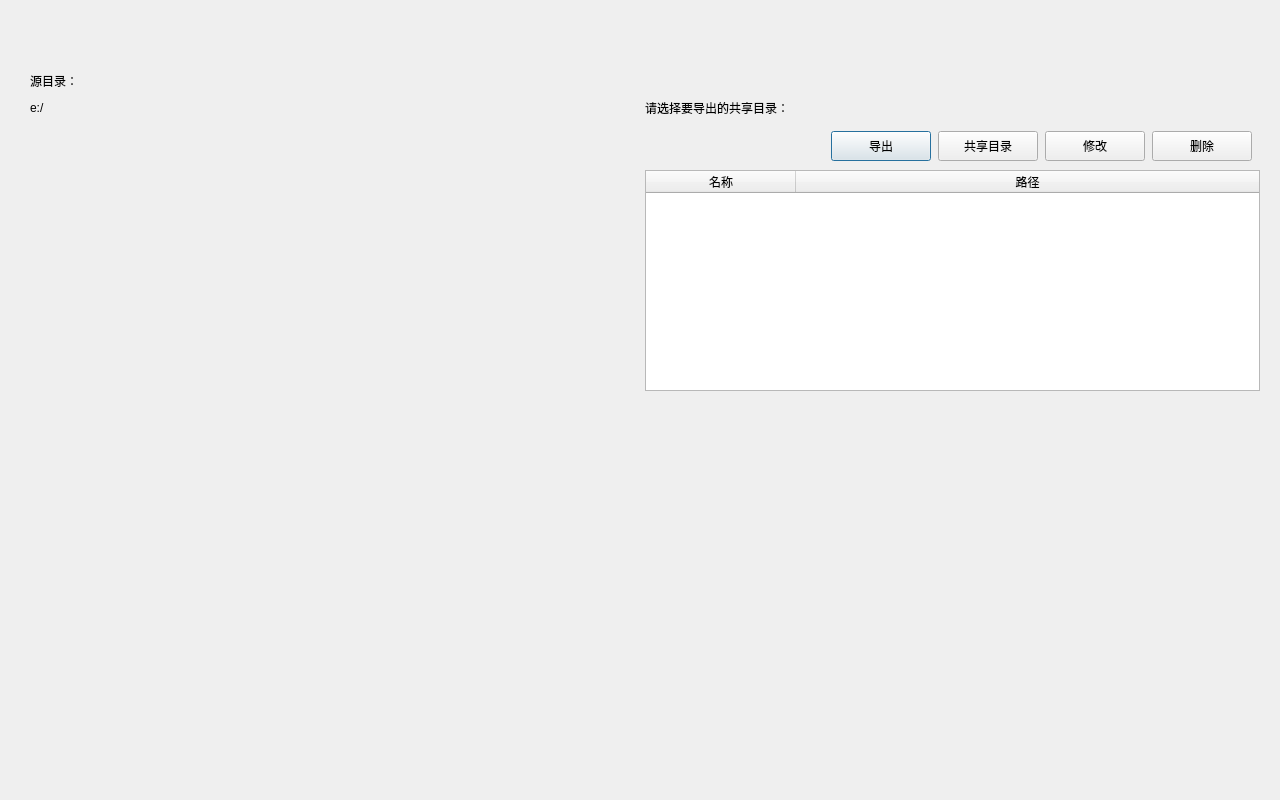
<?xml version="1.0" encoding="UTF-8"?>
<ui version="4.0">
 <class>ShareDlg</class>
 <widget class="QDialog" name="ShareDlg">
  <property name="geometry">
   <rect>
    <x>0</x>
    <y>0</y>
    <width>1280</width>
    <height>800</height>
   </rect>
  </property>
  <property name="windowTitle">
   <string>Dialog</string>
  </property>
  <widget class="QLabel" name="label">
   <property name="geometry">
    <rect>
     <x>645</x>
     <y>95</y>
     <width>311</width>
     <height>25</height>
    </rect>
   </property>
   <property name="text">
    <string>请选择要导出的共享目录：</string>
   </property>
  </widget>
  <widget class="QTableWidget" name="sharePath_tableWidget">
   <property name="geometry">
    <rect>
     <x>645</x>
     <y>170</y>
     <width>615</width>
     <height>221</height>
    </rect>
   </property>
   <property name="editTriggers">
    <set>QAbstractItemView::NoEditTriggers</set>
   </property>
   <property name="showGrid">
    <bool>false</bool>
   </property>
   <attribute name="horizontalHeaderDefaultSectionSize">
    <number>150</number>
   </attribute>
   <attribute name="horizontalHeaderStretchLastSection">
    <bool>true</bool>
   </attribute>
   <attribute name="verticalHeaderVisible">
    <bool>false</bool>
   </attribute>
   <column>
    <property name="text">
     <string>名称</string>
    </property>
   </column>
   <column>
    <property name="text">
     <string>路径</string>
    </property>
   </column>
  </widget>
  <widget class="SourcefileWidget" name="sourcefileWidget" native="true">
   <property name="geometry">
    <rect>
     <x>20</x>
     <y>120</y>
     <width>615</width>
     <height>631</height>
    </rect>
   </property>
  </widget>
  <widget class="QLabel" name="sourcePath_label">
   <property name="geometry">
    <rect>
     <x>30</x>
     <y>100</y>
     <width>461</width>
     <height>16</height>
    </rect>
   </property>
   <property name="text">
    <string>e:/</string>
   </property>
  </widget>
  <widget class="SourcefileWidget" name="targetfileWidget" native="true">
   <property name="geometry">
    <rect>
     <x>645</x>
     <y>390</y>
     <width>615</width>
     <height>361</height>
    </rect>
   </property>
  </widget>
  <widget class="QLabel" name="label_2">
   <property name="geometry">
    <rect>
     <x>30</x>
     <y>70</y>
     <width>271</width>
     <height>21</height>
    </rect>
   </property>
   <property name="text">
    <string>源目录：</string>
   </property>
  </widget>
  <widget class="QWidget" name="layoutWidget">
   <property name="geometry">
    <rect>
     <x>830</x>
     <y>130</y>
     <width>423</width>
     <height>32</height>
    </rect>
   </property>
   <property name="minimumSize">
    <size>
     <width>100</width>
     <height>0</height>
    </size>
   </property>
   <layout class="QGridLayout" name="gridLayout">
    <item row="0" column="0">
     <widget class="QPushButton" name="OutputShareBtn">
      <property name="minimumSize">
       <size>
        <width>100</width>
        <height>30</height>
       </size>
      </property>
      <property name="maximumSize">
       <size>
        <width>80</width>
        <height>30</height>
       </size>
      </property>
      <property name="text">
       <string>导出</string>
      </property>
      <property name="icon">
       <iconset resource="fastvideo.qrc">
        <normaloff>:/images/copyout.png</normaloff>:/images/copyout.png</iconset>
      </property>
     </widget>
    </item>
    <item row="0" column="1">
     <widget class="QPushButton" name="AddSharePathBtn">
      <property name="minimumSize">
       <size>
        <width>100</width>
        <height>30</height>
       </size>
      </property>
      <property name="maximumSize">
       <size>
        <width>80</width>
        <height>30</height>
       </size>
      </property>
      <property name="text">
       <string>共享目录</string>
      </property>
      <property name="icon">
       <iconset resource="fastvideo.qrc">
        <normaloff>:/images/add.png</normaloff>:/images/add.png</iconset>
      </property>
     </widget>
    </item>
    <item row="0" column="2">
     <widget class="QPushButton" name="ModifySharePathBtn">
      <property name="minimumSize">
       <size>
        <width>100</width>
        <height>30</height>
       </size>
      </property>
      <property name="maximumSize">
       <size>
        <width>80</width>
        <height>30</height>
       </size>
      </property>
      <property name="text">
       <string>修改</string>
      </property>
      <property name="icon">
       <iconset resource="fastvideo.qrc">
        <normaloff>:/images/edit.png</normaloff>:/images/edit.png</iconset>
      </property>
     </widget>
    </item>
    <item row="0" column="3">
     <widget class="QPushButton" name="DelSharePathBtn">
      <property name="minimumSize">
       <size>
        <width>100</width>
        <height>30</height>
       </size>
      </property>
      <property name="maximumSize">
       <size>
        <width>80</width>
        <height>30</height>
       </size>
      </property>
      <property name="text">
       <string>删除</string>
      </property>
      <property name="icon">
       <iconset resource="fastvideo.qrc">
        <normaloff>:/images/delete.png</normaloff>:/images/delete.png</iconset>
      </property>
     </widget>
    </item>
   </layout>
  </widget>
 </widget>
 <customwidgets>
  <customwidget>
   <class>SourcefileWidget</class>
   <extends>QWidget</extends>
   <header>sourcefilewidget.h</header>
   <container>1</container>
  </customwidget>
 </customwidgets>
 <resources>
  <include location="fastvideo.qrc"/>
 </resources>
 <connections/>
</ui>
